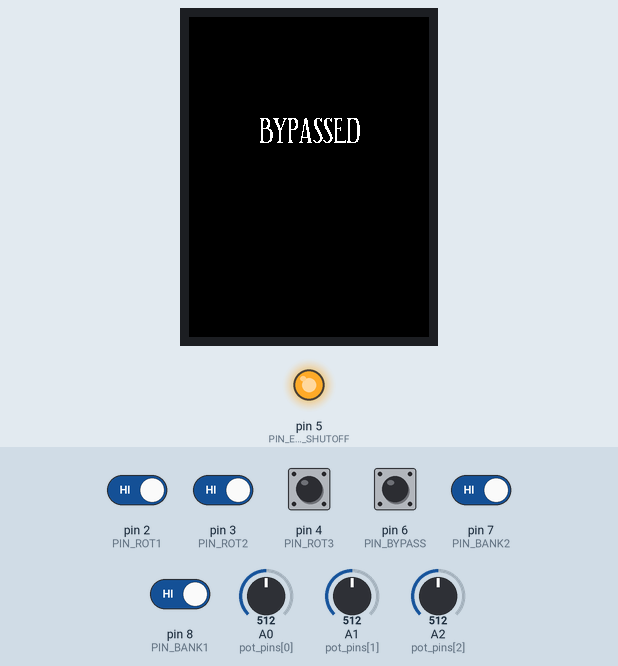
This sketch was run on a simulated Arduino Uno, built with avr-gcc and run on an emulated ATmega328P. On the bench: 240×320 colour display, output pins drawn as LEDs (lit = HIGH). Wiring (inferred from the names in the program): 24Cxx EEPROM at I2C address 0x50. The inputs (shaded band) are chosen by the test bench; at power-on: pin 2 (PIN_ROT1), pin 3 (PIN_ROT2), pin 4 (PIN_ROT3), pin 6 (PIN_BYPASS), pin 7 (PIN_BANK2), pin 8 (PIN_BANK1) HIGH, A0 (pot_pins[0]) = 512, A1 (pot_pins[1]) = 512, A2 (pot_pins[2]) = 512. EEPROM starts erased; what the sketch prints to the serial monitor is not drawn.

Above: at 1.5 s.
1.6 s: pin 6 (PIN_BYPASS) pulled LOW for 1 s
At 2.3 s:
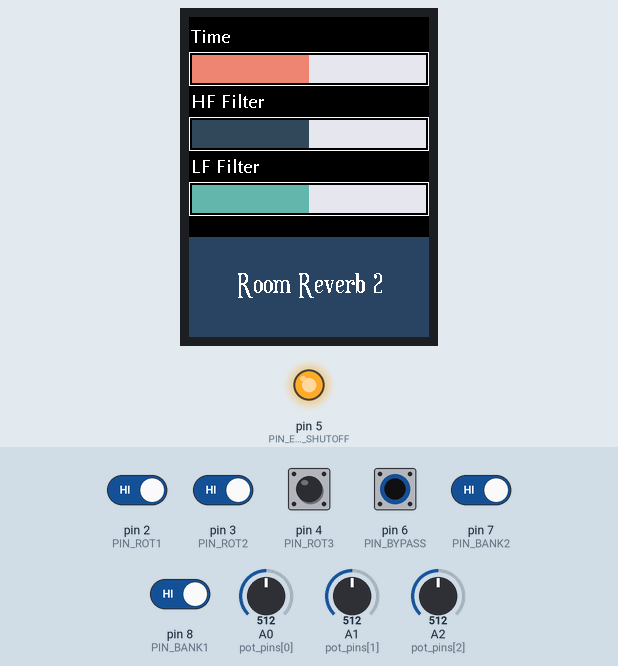
4.2 s: pin 2 (PIN_ROT1) driven LOW and pin 6 (PIN_BYPASS) driven LOW
At 5.7 s:
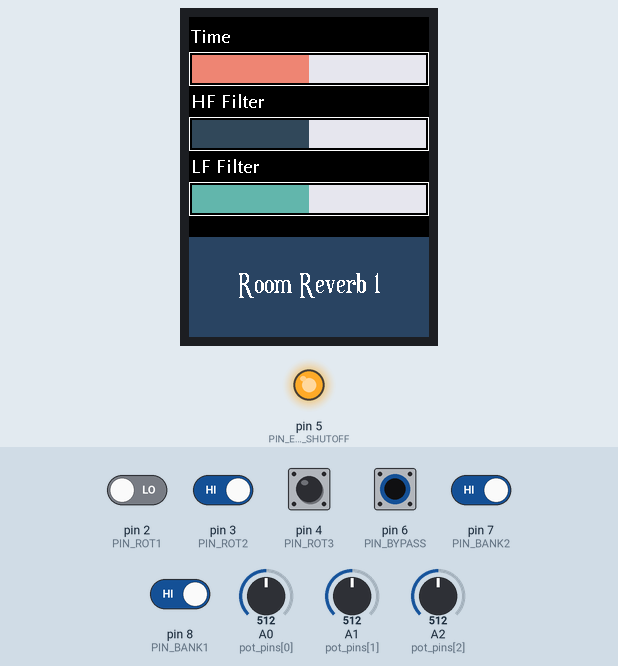
6.0 s: pin 7 (PIN_BANK2) driven LOW
At 7.4 s:
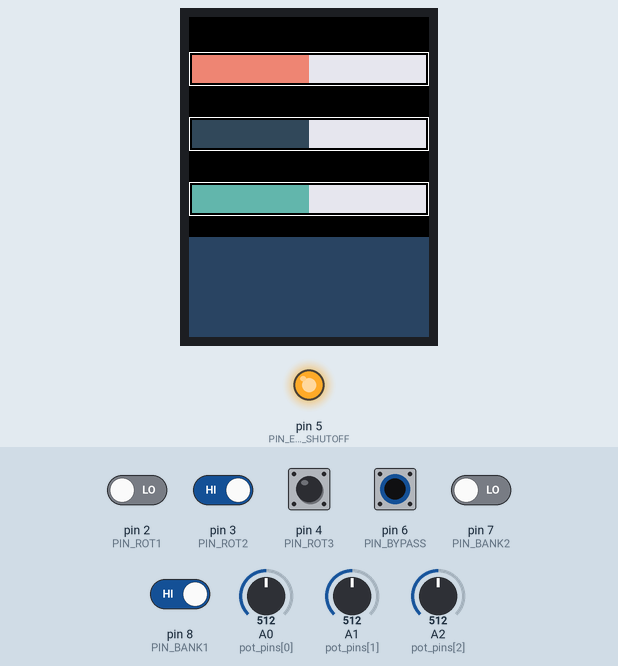
7.7 s: pin 3 (PIN_ROT2) driven LOW
9.4 s: pin 8 (PIN_BANK1) driven LOW
At 10.0 s:
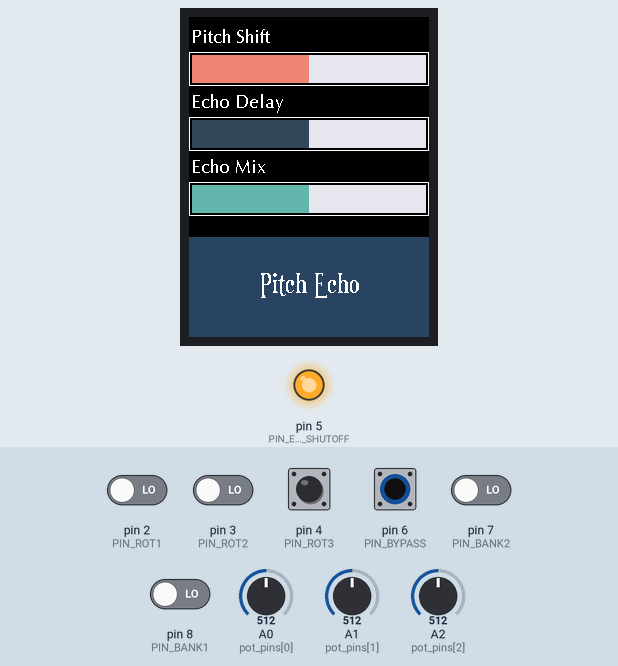
11.1 s: pin 2 (PIN_ROT1) driven HIGH
At 12.6 s:
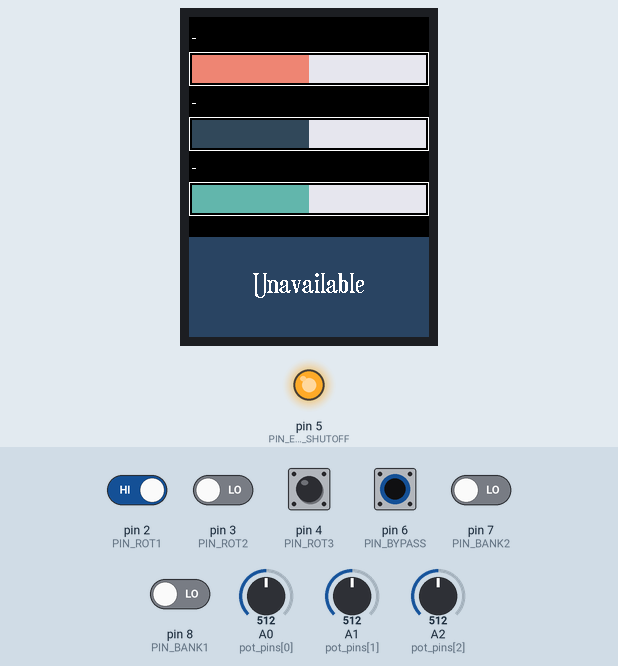
Timing chart, 0 to 13.8 s (numbered marks = the images above; inputs shaded):
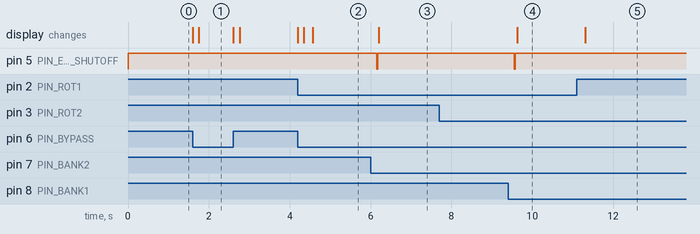

The sketch:

fv1-platform.ino
```cpp
#include <Wire.h>
#include "SPI.h"
#include "Adafruit_GFX.h"
#include "Adafruit_ILI9341.h"
#include "Optima9pt7b.h"
#include "euphorigenic14pt7b.h"

#define PIN_TFT_DC 9
#define PIN_TFT_CS 10

#define PIN_BYPASS 6

#define PIN_BANK1 8
#define PIN_BANK2 7
#define PIN_EEPROM_SHUTOFF 5

#define DEBOUNCE_TIME 150

#define PIN_ROT1 2 // 1p8t rotary switch
#define PIN_ROT2 3
#define PIN_ROT3 4

/* We're using a 24LC32A */
#define EEPROM_ADDRESS B1010000 // 1010 + 3 bits (000) for pins 1,2,3
#define EEPROM_BUFFER_SIZE 30 // It has a 32 byte page write buffer, but make this as small as possible
#define EEPROM_PAGE_SIZE 32
#define EEPROM_CLOCK_SPEED 400000

#define TFT_WIDTH 240
#define TFT_HEIGHT 320
#define BAR_Y_START 5
#define BAR_SMOOTHING 5 // If pot changes by this much or less, don't change the bar width. Prevents stuttering.
#define BAR_WIDTH 234 // not including margins
#define BAR_HEIGHT 28 // not including margins
#define BAR_MARGIN 3
#define BAR_SECTION_TOTAL_HEIGHT 65 // bar + margins*2 + text_height + spacing. This effectively controls bottom margin of section
#define BAR_TEXT_BASELINE_OFFSET 20 // this effectively controls margin below text
#define BAR_TEXT_MAX_HEIGHT 30 // this was found through trial and error

#define PROGRAM_LABEL_1L_OFFSET 55 // trial and error, how far down to move the label text
#define PROGRAM_LABEL_2L_OFFSET 35 // trial and error
#define PROGRAM_LABEL_2L_SPACING 35 // trial and error, space between first and second line
#define PROGRAM_BG_BUFFER 20  // Space between bottom bar and top of program name section


//#define POTS_REVERSED // Comment this out if your p1-p3 aren't reversed
#if defined(POTS_REVERSED)
const int pot_pins[] = {A2, A1, A0}; // p3, p2, p1
#define POT_LABEL_I(i) 2-i
#else
const int pot_pins[] = {A0, A1, A2}; // p1, p2, p3
#define POT_LABEL_I(i) i
#endif


// https://ee-programming-notepad.blogspot.com/2016/10/16-bit-color-generator-picker.html
const int bar_colors[3][2] = {
  {0xEC2E, 0xE73D}, //0x2127
  {0x324B, 0xE73D}, // 0xE104
  {0x65B5, 0xE73D},   // 0xFDC3
};
#define PROGRAM_BG_COLOR 0x2A2C
#define PROGRAM_LABEL_COLOR 0xFFFF
#define LABEL_COLOR 0xFFFF
#define BAR_OUTLINE_COLOR 0xFFFF
#define BG_COLOR 0x0000


Adafruit_ILI9341 tft = Adafruit_ILI9341(PIN_TFT_CS, PIN_TFT_DC);


/* The eeprom stores labels, 1 per page. They're ordered as sets of 4 strings: the program name, then 3 control labels.
   The first 8 sets are for the FV-1's internal program, the next 8 are the custom ones on the other "sister" EEPROM.
   We're going to read the needed labels on-the-fly when the program or bank changes. Initially it was loaded up once
   at boot, but it requires too much memory.
*/
char labels[5][EEPROM_BUFFER_SIZE] = {
  // 0: Program label
  "-",
  " ",
  // 1-3: control labels
  "N/A",
  "N/A",
  "N/A"
};

boolean bypassed = false;

#define BANK_INTERNAL B11
#define BANK_1 B01
#define BANK_2 B10
#define BANK_ERROR B00

byte selected_bank = BANK_ERROR;
byte selected_program = B0; // 0 to 7

byte last_program = B11111111;
byte last_bank = B11111111;
unsigned long last_program_debounce_time = 0;

void drawBars(boolean force = false);

void setup() {
  Serial.begin(9600);

  Wire.begin();
  Wire.setClock(EEPROM_CLOCK_SPEED);

  analogReference(EXTERNAL);

  for (int i = 0; i < 3; i++) {
    pinMode(pot_pins[i], INPUT);
  }

  pinMode(PIN_EEPROM_SHUTOFF, OUTPUT);
  digitalWrite(PIN_EEPROM_SHUTOFF, HIGH);

  pinMode(PIN_BYPASS, INPUT_PULLUP);
  bypassed = digitalRead(PIN_BYPASS) == HIGH;

  pinMode(PIN_BANK1, INPUT);
  pinMode(PIN_BANK2, INPUT);
  pinMode(PIN_ROT1, INPUT);
  pinMode(PIN_ROT2, INPUT);
  pinMode(PIN_ROT3, INPUT);

  tft.begin();
  tft.setRotation(0);
  tft.setTextWrap(false);


  byte bank = readBank();
  byte program = readProgram();
  last_program = program;
  last_bank = bank;
  selectProgram(bank, program, false);

  setupScreen();
}

void loop() {
  checkBypassed();
  if (! bypassed) {
    checkProgram();
    drawBars();
  }
}

byte readBank() {
  byte bank1 = (byte)(digitalRead(PIN_BANK1) == LOW ? BANK_1 : B0);
  byte bank2 = (byte)(digitalRead(PIN_BANK2) == LOW ? BANK_2 : B0);
  return (byte)(bank1 | bank2);
}
byte readProgram() {
  // Program is 0-7 depending on the combination of these 3 inputs.
  byte rot1 = digitalRead(PIN_ROT1) == LOW ? B0 : B001;
  byte rot2 = digitalRead(PIN_ROT2) == LOW ? B0 : B010;
  byte rot3 = digitalRead(PIN_ROT3) == LOW ? B0 : B100;

  return (byte)(rot1 | rot2 | rot3);
}

/* Call every loop. Changes bypassed state. */
void checkBypassed() {
  // TBD: Does this need to be debounced?
  boolean nowBypassed = digitalRead(PIN_BYPASS) == HIGH;
  if (nowBypassed != bypassed) {
    bypassed = nowBypassed;
    setupScreen();
  }
}


/* Call every loop */
void checkProgram() {
  byte bank = readBank();
  byte program = readProgram();

  if (bank != last_bank || program != last_program) {
    last_program_debounce_time = millis();
  }

  if ((selected_bank != bank || selected_program != program) && (millis() - last_program_debounce_time) > DEBOUNCE_TIME) {
    if (selected_bank != bank) {
      //Serial.println("Switching to internal ROM");
      // Temporarily swap the FV-1 over to its internal ROM so it reads the program from the newly selected bank
      digitalWrite(PIN_EEPROM_SHUTOFF, LOW);
      delay(20);
      digitalWrite(PIN_EEPROM_SHUTOFF, HIGH);
      delay(5);
      //Serial.println("Switched back to external");
    }

    Serial.print("program="); Serial.println(program); Serial.print("bank="); Serial.println(bank);
    selectProgram(bank, program, true);
  }

  last_program = program;
  last_bank = bank;
}
void selectProgram(byte bank, byte program, boolean draw) {
  //Serial.print("Bank="); Serial.println(bank);
  //Serial.print("Program="); Serial.println(program);
  selected_bank = bank;
  selected_program = program;

  _setLabelsForSelectedProgram();
  if (draw) {
    drawLabels();
  }
}

/* Call this to redraw everything. Very slow. NOT in a loop */
void setupScreen() {
  tft.fillScreen(BG_COLOR);
  if (bypassed) {
    _drawBypassed();
  } else {
    _drawBarOutlines();
    drawLabels();
    drawBars(true);
  }
}
void _drawBypassed() {
  tft.fillScreen(BG_COLOR);
  tft.setFont(&euphorigenic14pt7b);
  tft.setCursor(centerXForText("BYPASSED"), 120);
  tft.println("BYPASSED");
  // TODO: Do a nice graphic or animation?
}

/* Call this when labels change. */
void drawLabels() {
  tft.setFont(&Optima9pt7b);
  tft.setTextColor(LABEL_COLOR, BG_COLOR);
  for (int i = 0; i < 3; i++) {
    // first blank out the old text
    int y = BAR_Y_START + i * BAR_SECTION_TOTAL_HEIGHT;
    tft.fillRect(0, y, TFT_WIDTH, BAR_TEXT_MAX_HEIGHT, BG_COLOR);

    tft.setCursor(2, y + BAR_TEXT_BASELINE_OFFSET);
    // +2 to offset the program name
    tft.print(labels[POT_LABEL_I(i + 2)]);
  }

  // Fill in the bottom of the screen
  int y = BAR_Y_START + 3 * BAR_SECTION_TOTAL_HEIGHT + PROGRAM_BG_BUFFER;
  tft.fillRect(0, y, TFT_WIDTH, TFT_HEIGHT - y, PROGRAM_BG_COLOR);

  // Write the program name, centered.

  tft.setFont(&euphorigenic14pt7b);
  tft.setTextColor(PROGRAM_LABEL_COLOR, PROGRAM_BG_COLOR);

  tft.setTextWrap(true);

  boolean has_2_lines = (strlen(labels[1]) > 0);

  y += (has_2_lines ? PROGRAM_LABEL_2L_OFFSET : PROGRAM_LABEL_1L_OFFSET);

  // Line 1
  tft.setCursor(centerXForText(labels[0]), y);
  tft.print(labels[0]);

  // Line 2
  if (has_2_lines) {
    y += PROGRAM_LABEL_2L_SPACING;
    tft.setCursor(centerXForText(labels[1]), y);
    tft.print(labels[1]);
  }

  tft.setTextWrap(false);
}

void _drawBarOutlines() {
  for (int i = 0; i < 3; i++) {
    tft.drawRect(0, BAR_Y_START + i * BAR_SECTION_TOTAL_HEIGHT + BAR_TEXT_MAX_HEIGHT, BAR_WIDTH + 2 * BAR_MARGIN, BAR_HEIGHT + 2 * BAR_MARGIN, BAR_OUTLINE_COLOR);
  }
}

/* Fills in all the bars. Call frequently. */
int last_pot_val[] = {0, 0, 0, 0, 0};
void drawBars(boolean force = false) {
  for (int i = 0; i < 3; i++) {
    int pot_val = analogRead(pot_pins[i]);

    if (!force && abs(pot_val - last_pot_val[i]) <= BAR_SMOOTHING) {
      /* Don't redraw if it hasn't moved much.
         This prevents the bar from flickering, as well as
         stuttering back and forth.
      */
      continue;
    } else {
      last_pot_val[i] = pot_val;
    }

    float percent = ((float)pot_val / 1023);
    if (percent > 1) {
      percent = 1;
    }

    int width = percent * BAR_WIDTH;
    int y = BAR_Y_START + i * BAR_SECTION_TOTAL_HEIGHT + BAR_TEXT_MAX_HEIGHT + BAR_MARGIN;
    tft.fillRect(BAR_MARGIN, y, width, BAR_HEIGHT, bar_colors[i][0]);
    tft.fillRect(BAR_MARGIN + width, y, BAR_WIDTH - width, BAR_HEIGHT, bar_colors[i][1]);
  }
}

/* Get X position for text if we want to center it. */
int centerXForText(char *text) {
  int16_t  x, y;
  uint16_t w, h;
  // getTextBounds() seems to have a bug. Some text ("Modulated Reverb") results in a width that's too large.
  tft.getTextBounds(text, 50, 1, &x, &y, &w, &h);
  return (w < TFT_WIDTH ? ((TFT_WIDTH - w) / 2) : 0);
}

/* This pulls labels off of EEPROM based on selected_bank and selected_program. */
void _setLabelsForSelectedProgram() {
  //Serial.println("Setting labels");
  //Serial.print("selected_bank="); Serial.println(selected_bank);
  //Serial.print("internal="); Serial.println(BANK_INTERNAL);
  //Serial.print("error="); Serial.println(BANK_ERROR);

  if (selected_bank == BANK_INTERNAL || selected_bank == BANK_ERROR) {
    _setLabelsForROM();
  } else {
    _setLabelsForExternalEEPROM();
  }
}

void _setLabelsForExternalEEPROM() {
  //Serial.println("Setting labels for EEPROM");
  // 5 == 5 strings per program
  /* (starting position for bank) + (starting position for program) */
  unsigned int base_address = (EEPROM_PAGE_SIZE * 5 * selected_program);
  for (int i = 0; i < 5; i++) {
    unsigned int address = base_address + EEPROM_PAGE_SIZE * i;
    Wire.beginTransmission(EEPROM_ADDRESS);
    Wire.write((int)(address >> 8)); // MSB
    Wire.write((int)(address & 0xFF)); // LSB
    Wire.endTransmission();

    Wire.requestFrom(EEPROM_ADDRESS, EEPROM_BUFFER_SIZE);
    byte data = '\0';
    for (int j = 0; j < EEPROM_BUFFER_SIZE; j++) {
      if (Wire.available()) {
        data = Wire.read();
        labels[i][j] = data;
        //Serial.write(data);
        if (data == '\0') {
          break;
        }
      }
    }
    //Serial.println("");
  }
}

void _setLabelsForROM() {
  //Serial.println("Setting labels for internal rom");
  switch (selected_program) {
    case 0:
      strcpy(labels[0], "Chorus Reverb\0");
      strcpy(labels[1], "\0");
      strcpy(labels[2], "Reverb Mix\0");
      strcpy(labels[3], "Chorus Rate\0");
      strcpy(labels[4], "Chorus Mix\0");
      break;
    case 1:
      strcpy(labels[0], "Flange Reverb\0");
      strcpy(labels[1], "\0");
      strcpy(labels[2], "Reverb Mix\0");
      strcpy(labels[3], "Flange Rate\0");
      strcpy(labels[4], "Flange Mix\0");
      break;
    case 2:
      strcpy(labels[0], "Tremolo Reverb\0");
      strcpy(labels[1], "\0");
      strcpy(labels[2], "Reverb Mix\0");
      strcpy(labels[3], "Tremolo Rate\0");
      strcpy(labels[4], "Tremolo Mix\0");
      break;
    case 3:
      strcpy(labels[0], "Pitch Shift\0");
      strcpy(labels[1], "\0");
      strcpy(labels[2], "Pitch +/- 4 semitones\0");
      strcpy(labels[3], "N/A\0");
      strcpy(labels[4], "N/A\0");
      break;
    case 4:
      strcpy(labels[0], "Pitch Echo\0");
      strcpy(labels[1], "\0");
      strcpy(labels[2], "Pitch Shift\0");
      strcpy(labels[3], "Echo Delay\0");
      strcpy(labels[4], "Echo Mix\0");
      break;
    case 5:
      strcpy(labels[0], "Unavailable\0");
      strcpy(labels[1], "\0");
      strcpy(labels[2], "-\0");
      strcpy(labels[3], "-\0");
      strcpy(labels[4], "-\0");
      break;
    case 6:
      strcpy(labels[0], "Room Reverb 1\0");
      strcpy(labels[1], "\0");
      strcpy(labels[2], "Time\0");
      strcpy(labels[3], "HF Filter\0");
      strcpy(labels[4], "LF Filter\0");
      break;
    case 7:
      strcpy(labels[0], "Room Reverb 2\0");
      strcpy(labels[1], "\0");
      strcpy(labels[2], "Time\0");
      strcpy(labels[3], "HF Filter\0");
      strcpy(labels[4], "LF Filter\0");
      break;
  }
}
```

Source omitted: Optima9pt7b.h (data table, 11888 bytes), igenic14pt7b.h (data table, 19417 bytes)

Measured:
- after the input at 1.6 s, the display: first changes at once (image 1 shows a later state)
- after the input at 4.2 s, the display: first changes at once (image 2 shows a later state)
- after the input at 6.0 s, pin 5 (PIN_EEPROM_SHUTOFF): HIGH → LOW after 0.15 s, → HIGH 0.02 s later; the display: changes after 0.21 s (image 3)
- after the input at 7.7 s, every drawn part: stays the same
- after the input at 9.4 s, pin 5 (PIN_EEPROM_SHUTOFF): HIGH → LOW after 0.15 s, → HIGH 0.02 s later; the display: changes after 0.23 s (image 4)
- after the input at 11.1 s, the display: changes after 0.20 s (image 5)
